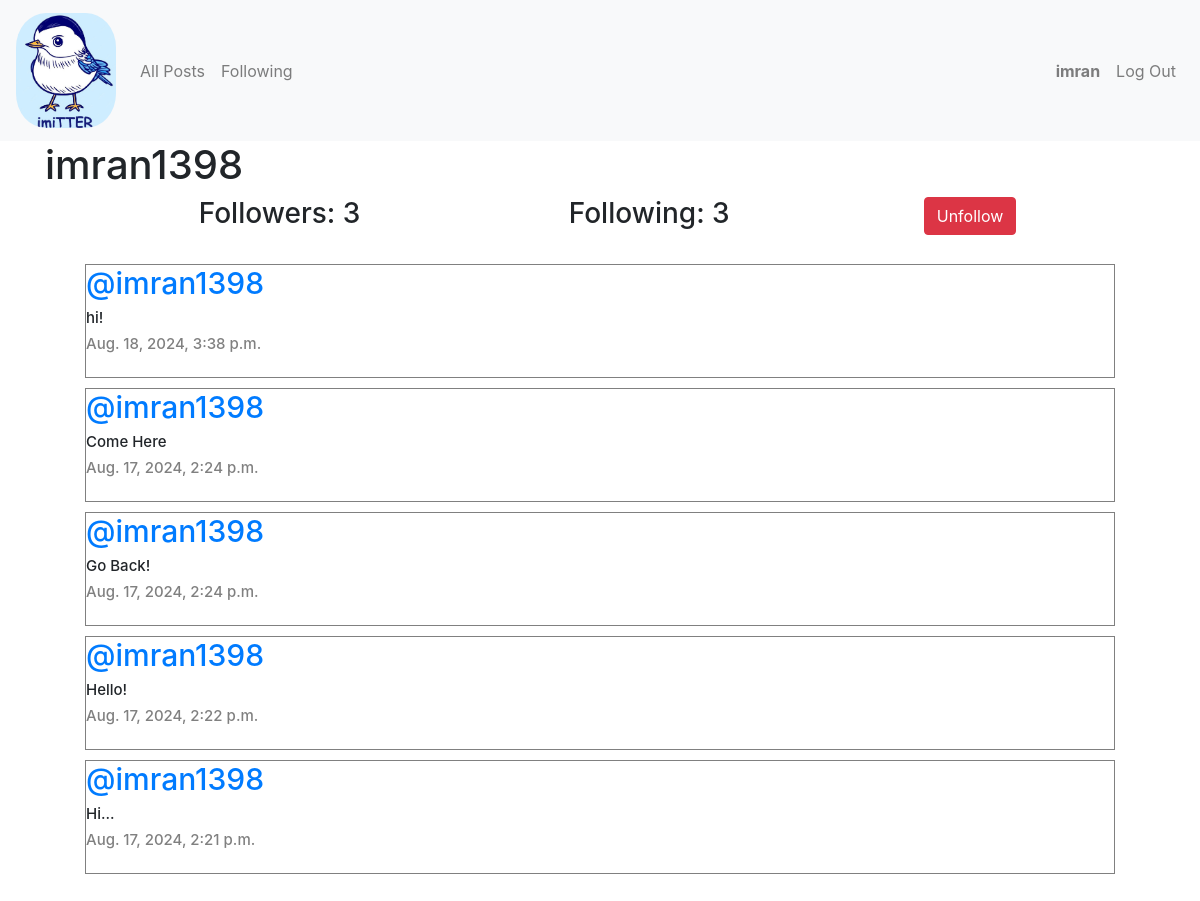
The page /profile/2 (signed in) on the database its author committed.
### network/models.py (models this page shows, shortened)
class User(AbstractUser):
    pass

class Post(models.Model):
    content = models.CharField(max_length=140)
    user = models.ForeignKey(User, on_delete=models.CASCADE, related_name="author")
    date = models.DateTimeField(auto_now_add=True)

### network/views.py (the view)
# urls.py: path("profile/<int:user_id>", views.profile, name="profile"),
def profile(request, user_id):
    user = User.objects.get(pk=user_id)
    allPosts = Post.objects.filter(user=user).order_by("id").reverse()
    following = Follow.objects.filter(user=user)
    followers = Follow.objects.filter(user_follower=user)
    try:
        checkFollow = followers.filter(user=User.objects.get(pk=request.user.id))
        if len(checkFollow) != 0:
            isFollowing = True
        else:
            isFollowing = False
    except:
        isFollowing = False
    paginator = Paginator(allPosts, 10)
    page_number = request.GET.get('page')
    posts_of_the_page = paginator.get_page(page_number)
    return render(request, "network/profile.html", {
        "allPosts": allPosts,
        "posts_of_the_page": posts_of_the_page,
        "username": user.username,
        "following": following,
        "followers": followers,
        "isFollowing": isFollowing,
        "user_profile": user
    })

### network/templates/network/profile.html (shortened to what this page needs)
{% extends "network/layout.html" %}
{% block body %}
    <h1>{{ username }}</h1>
    <div class="container">
        <div class="row d-flex justify-content-center">
            <h3 class="col-4">Followers: {{ followers.count }}</h3>
            <h3 class="col-4">Following: {{ following.count }}</h3>
            {% if user.is_authenticated %}
                {% if user != user_profile %}
                    {% if isFollowing %}
                        <form action="{% url 'unfollow' %}" method="post">
                            <input class="btn btn-danger" type="submit" value="Unfollow" />
                        </form>
                    {% else %}
                        <form action="{% url 'follow' %}" method="post">
                            {% csrf_token %}
                            <input type="hidden" value="{{ user_profile }}" name="userfollow" />
                            <input class="btn btn-success" type="submit" value="Follow" />
                        </form>
                    {% endif %}
                {% endif %}
            {% endif %}
        </div>
    </div>
    <div class="all-posts">
        {% for post in posts_of_the_page %}
            <div class="row post">
                <h5 class="username"><a href="{% url 'profile' user_id=post.user.id %}">@{{ post.user }}</a></h5>
                <h6 class="content">{{ post.content }}</h6>
                <h6 class="date">{{ post.date }}</p>
            </div>
        {% endfor %}
    </div>
{% endblock %}

### network/templates/network/layout.html (shortened to what this page needs)
{% load static %}
<!DOCTYPE html>
<html lang="en">
<head>
    <link rel="stylesheet" href="https://stackpath.bootstrapcdn.com/bootstrap/4.4.1/css/bootstrap.min.css"
>
    <link href="{% static 'network/styles.css' %}" rel="stylesheet">
    <link rel="stylesheet" href="https://cdnjs.cloudflare.com/ajax/libs/font-awesome/4.7.0/css/font-awesome.min.css">
</head>
<body>
    <nav class="navbar navbar-expand-lg navbar-light bg-light">
        <a class="navbar-brand" href="{% url 'index' %}">
            <img class="img-fluid" src="{% static 'Images/blue.jpg' %}" alt="imiTTER"
                style="max-width: 100px; border-radius: 30%;">
        </a>
        <ul class="navbar-nav d-flex w-100 align-items-center">
            <li class="nav-item">
                <a class="nav-link" href="{% url 'index' %}">All Posts</a>
            </li>
            {% if user.is_authenticated %}
            <li class="nav-item">
                <a class="nav-link" href="{% url 'following' %}">Following</a>
            </li>
            {% endif %}
            {% if user.is_authenticated %}
            <li class="nav-item">
                <a class="nav-link" href="{% url 'profile' user_id=user.id %}"><strong>{{ user.username }}</strong></a>
            </li>
            <li class="nav-item">
                <a class="nav-link" href="{% url 'logout' %}">Log Out</a>
            </li>
            {% endif %}
        </ul>
    </nav>
    <div class="body container">
        {% block body %}
        {% endblock %}
    </div>
</body>
</html>

### network/static/network/styles.css (style rules this page uses)
.all-posts { display: flex; justify-content: flex-start; flex-direction: column; margin: 20px; }
.post { border: 0.1px solid gray; display: flex; justify-content: center; flex-direction: column; box-sizing: border-box; margin: 5px 20px; }
.content { font-size: 15px; }
.username { font-size: 30px; }
.date { color: gray; font-size: 15px; }

### rows shown on the page
User: username "imran"
User: username "imran1398"
Post: user "imran1398", content "hi!", date "Aug. 18, 2024, 3:38 p.m."
Post: user "imran1398", content "Come Here", date "Aug. 17, 2024, 2:24 p.m."
Post: user "imran1398", content "Go Back!", date "Aug. 17, 2024, 2:24 p.m."
Post: user "imran1398", content "Hello!", date "Aug. 17, 2024, 2:22 p.m."
Post: user "imran1398", content "Hi...", date "Aug. 17, 2024, 2:21 p.m."

### other values the page prints
{{ followers.count }} "3"
{{ following.count }} "3"
